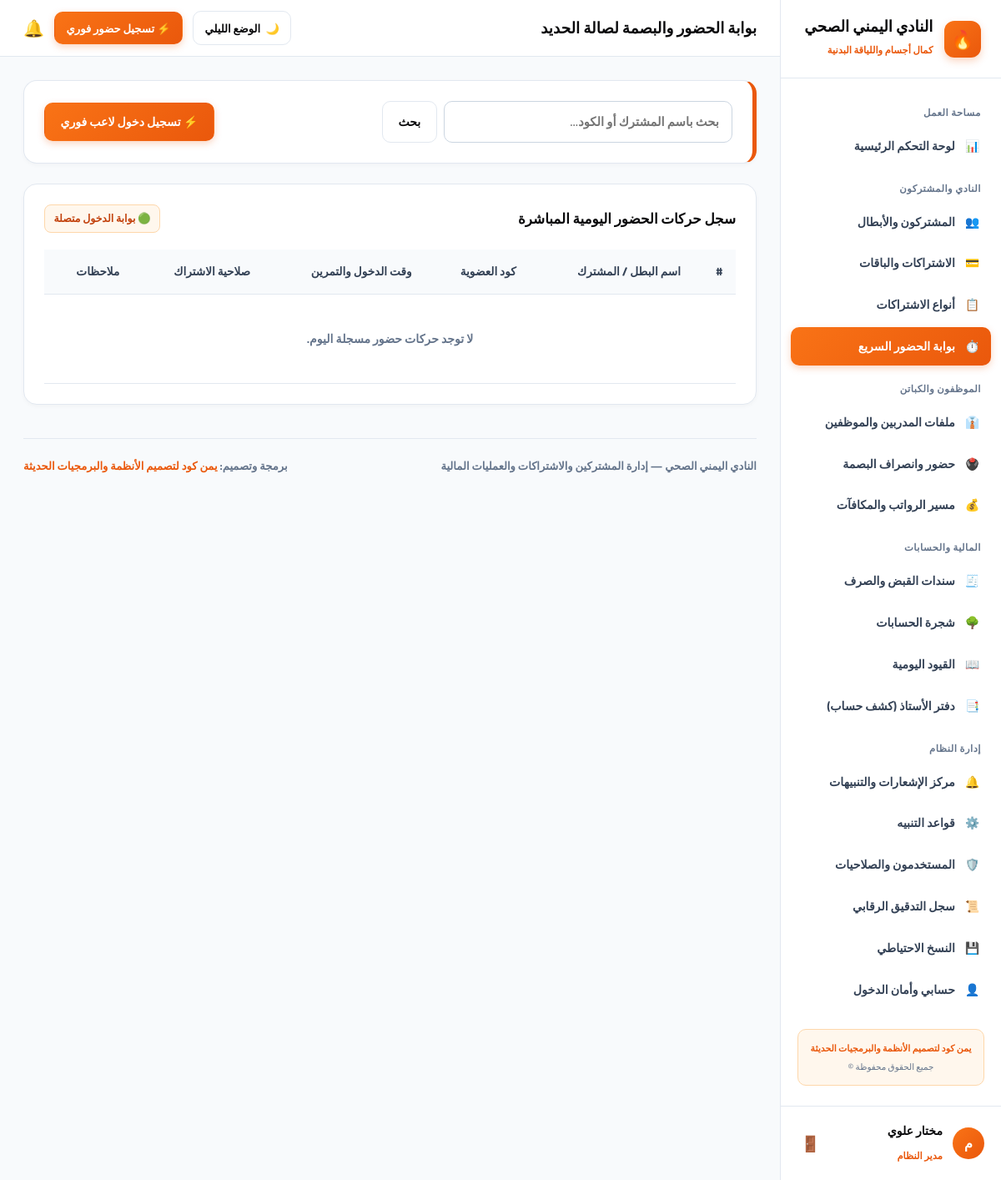
/member-attendance/ (signed in), run on an earlier commit of the app's database.
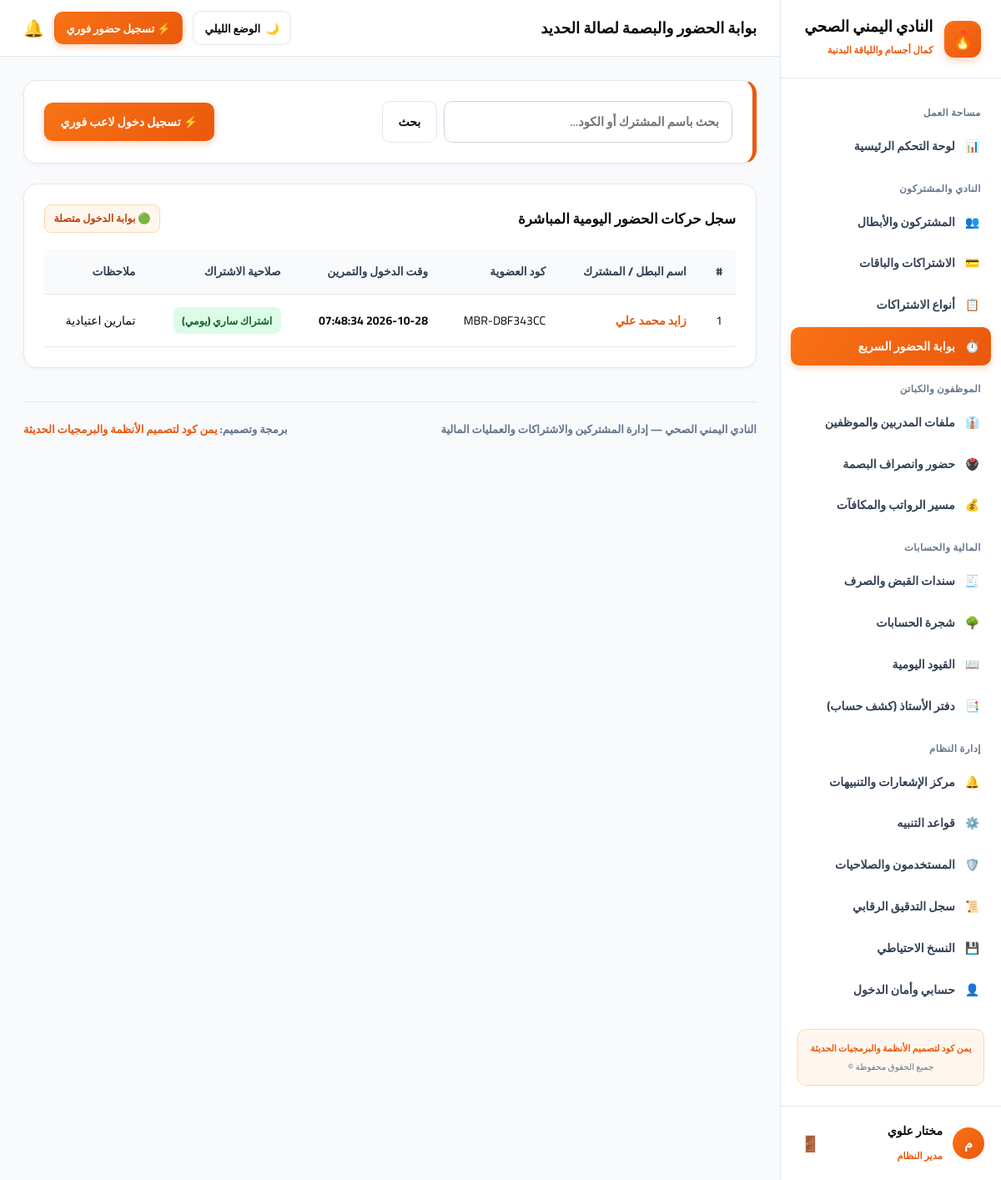
And on a later commit of the database.
### app/models.py (models this page shows, shortened)
class MemberAttendance(db.Model):
    __tablename__ = "member_attendances"
    id = db.Column(db.Integer, primary_key=True)
    member_id = db.Column(db.Integer, db.ForeignKey("members.id"), nullable=False)
    subscription_id = db.Column(db.Integer, db.ForeignKey("subscriptions.id"), nullable=True)
    check_in_time = db.Column(db.DateTime, default=datetime.utcnow)
    note = db.Column(db.String(255), nullable=True)
    request_key = db.Column(db.String(100), nullable=True)

class Member(db.Model):
    __tablename__ = "members"
    id = db.Column(db.Integer, primary_key=True)
    member_code = db.Column(db.String(50), unique=True, nullable=False)
    full_name = db.Column(db.String(150), nullable=False)
    phone = db.Column(db.String(30), nullable=False)
    gender = db.Column(db.String(20), default="ذكر")
    birth_date = db.Column(db.Date, nullable=True)
    address = db.Column(db.String(255), default="غير مسجل")
    emergency_contact_name = db.Column(db.String(150), default="غير مسجل")
    emergency_contact_phone = db.Column(db.String(50), default="غير مسجل")
    notes = db.Column(db.Text, nullable=True)
    status = db.Column(db.String(30), default="نشط")
    created_at = db.Column(db.DateTime, default=datetime.utcnow)
    subscriptions = db.relationship("Subscription", backref="member", lazy=True, cascade="all, delete-orphan")
    attendances = db.relationship("MemberAttendance", backref="member", lazy=True, cascade="all, delete-orphan")
    @property
    def active_subscription(self):
        for sub in self.subscriptions:
            if sub.is_active_now:
                return sub
        return None

class Subscription(db.Model):
    __tablename__ = "subscriptions"
    id = db.Column(db.Integer, primary_key=True)
    subscription_code = db.Column(db.String(50), unique=True, nullable=False)
    member_id = db.Column(db.Integer, db.ForeignKey("members.id"), nullable=False)
    plan_id = db.Column(db.Integer, db.ForeignKey("plans.id"), nullable=False)
    start_date = db.Column(db.Date, nullable=False, default=date.today)
    end_date = db.Column(db.Date, nullable=False)
    price_paid = db.Column(db.Float, default=0.0)
    status = db.Column(db.String(30), default="ساري")
    cancel_reason = db.Column(db.String(255), nullable=True)
    notes = db.Column(db.Text, nullable=True)
    created_at = db.Column(db.DateTime, default=datetime.utcnow)
    plan = db.relationship("Plan", backref="subscriptions")
    @property
    def is_active_now(self):
        return self.status == "ساري" and self.end_date >= date.today()

class Plan(db.Model):
    __tablename__ = "plans"
    id = db.Column(db.Integer, primary_key=True)
    plan_code = db.Column(db.String(50), unique=True, nullable=False)
    name = db.Column(db.String(100), nullable=False)
    duration_days = db.Column(db.Integer, nullable=False)
    price = db.Column(db.Float, default=0.0)
    description = db.Column(db.Text, nullable=True)
    is_active = db.Column(db.Boolean, default=True)

### app/routes/attendance.py (the view, shortened to what this page needs)
@attendance_bp.route("/", methods=["GET", "POST"])
@login_required
def index():
    q = request.args.get("q", "").strip()
    query = MemberAttendance.query.join(Member)
    if q:
        query = query.filter((Member.full_name.contains(q)) | (Member.member_code.contains(q)))
    attendances = query.order_by(MemberAttendance.id.desc()).all()
    members = Member.query.filter_by(status="نشط").all()
    return render_template("attendance/index.html", attendances=attendances, members=members, q=q)

### app/templates/attendance/index.html (shortened to what this page needs)
{% extends "base.html" %}
{% block header_title %}بوابة الحضور والبصمة لصالة الحديد{% endblock %}
{% block content %}
<div class="card" style="display: flex; justify-content: space-between; align-items: center; flex-wrap: wrap; gap: 1rem; border-right: 5px solid var(--primary);">
  <form method="GET" action="{{ url_for('attendance.index') }}" style="display: flex; gap: 0.5rem; flex: 1; max-width: 420px;">
    <input type="text" name="q" value="{{ q }}" placeholder="بحث باسم المشترك أو الكود..." class="form-control">
    <button type="submit" class="btn btn-secondary">بحث</button>
  </form>
  <button type="button" class="btn btn-primary" onclick="openModal('checkInModal')">
    ⚡ تسجيل دخول لاعب فوري
  </button>
</div>
<div class="card">
  <div style="display: flex; justify-content: space-between; align-items: center; margin-bottom: 1.25rem;">
    <h3 style="margin: 0; font-size: 1.05rem; font-weight: 900; color: var(--text-main);">
      سجل حركات الحضور اليومية المباشرة
    </h3>
    <span class="badge badge-fire">🟢 بوابة الدخول متصلة</span>
  </div>
  <div class="table-responsive">
    <table>
      <thead>
        <tr>
          <th>#</th>
          <th>اسم البطل / المشترك</th>
          <th>كود العضوية</th>
          <th>وقت الدخول والتمرين</th>
          <th>صلاحية الاشتراك</th>
          <th>ملاحظات</th>
        </tr>
      </thead>
      <tbody>
        {% for a in attendances %}
        <tr>
          <td>{{ a.id }}</td>
          <td><strong><a href="{{ url_for('members.show', member_id=a.member_id) }}" style="color: var(--primary); text-decoration: none;">{{ a.member.full_name }}</a></strong></td>
          <td><code>{{ a.member.member_code }}</code></td>
          <td><strong style="font-mono">{{ a.check_in_time.strftime('%Y-%m-%d %H:%M:%S') }}</strong></td>
          <td>
            {% if a.subscription_id and a.member.active_subscription %}
              <span class="badge badge-success">اشتراك ساري ({{ a.member.active_subscription.plan.name }})</span>
            {% else %}
              <span class="badge badge-warning">بدون اشتراك أو منتهي</span>
            {% endif %}
          </td>
          <td>{{ a.note or 'تمارين اعتيادية' }}</td>
        </tr>
        {% else %}
        <tr>
          <td colspan="6" style="text-align: center; color: var(--text-caption); padding: 2.5rem; font-weight: 700;">لا توجد حركات حضور مسجلة اليوم.</td>
        </tr>
        {% endfor %}
      </tbody>
    </table>
  </div>
</div>
{% endblock %}

What changed in the data, as far as the page shows it:
added MemberAttendance: id "1", member.full_name "زايد محمد علي", member.member_code "MBR-D8F343CC", check_in_time "2026-10-28 07:48:34", member.active_subscription.plan.name "يومي", note "تمارين اعتيادية"
Also different on the page:
text no longer shown: "لا توجد حركات حضور مسجلة اليوم."
